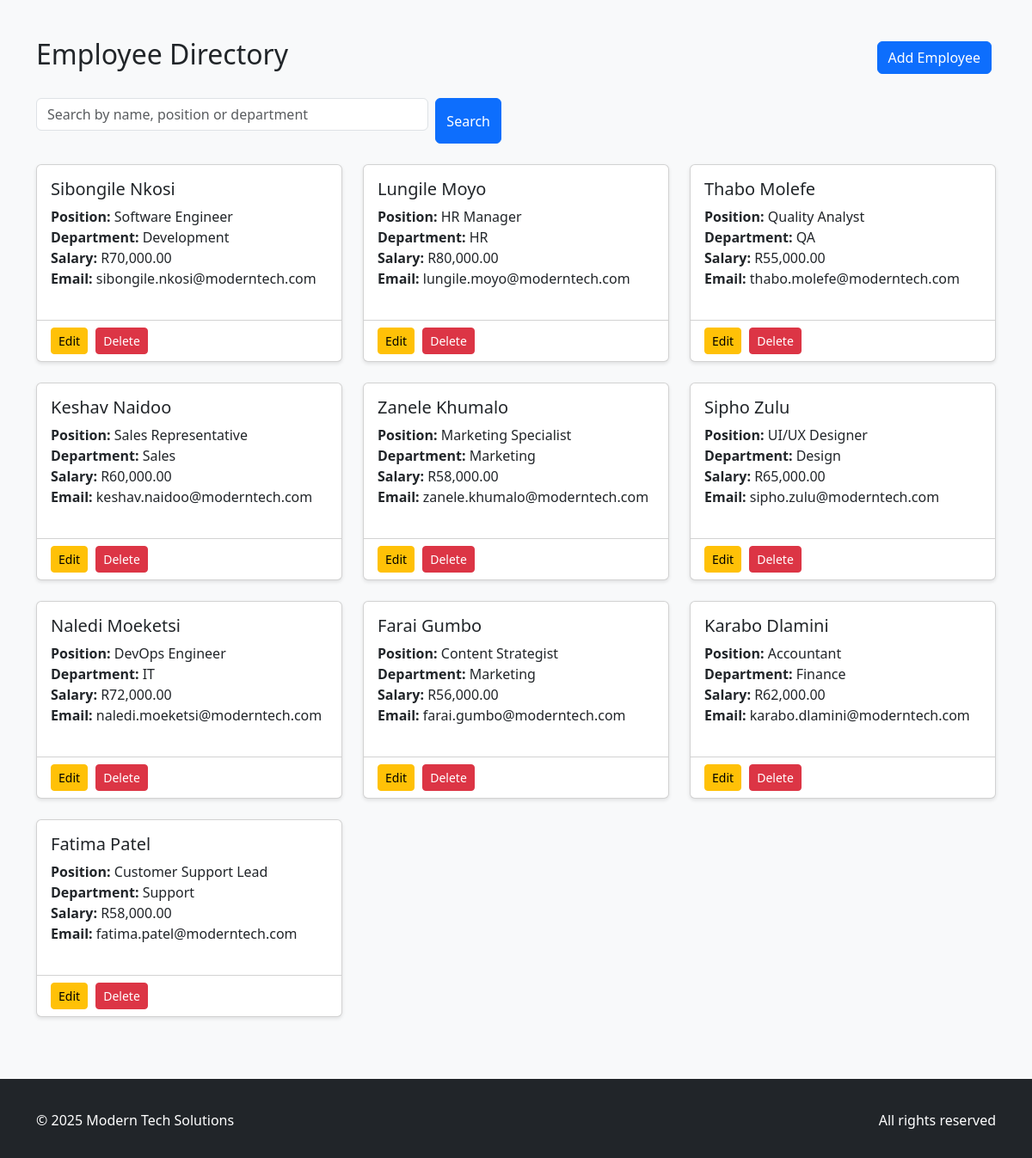
/pages/employees.php, run on the app's committed database.
### tables this page shows
CREATE TABLE Employee (
    employeeId INT PRIMARY KEY AUTO_INCREMENT,
    name VARCHAR(255) NOT NULL,
    position VARCHAR(255),
    salary DECIMAL(10, 2),
    employmentHistory TEXT,
    contact VARCHAR(255),
    departmentId INT,
    department VARCHAR(255),
    FOREIGN KEY (departmentId) REFERENCES Department(departmentId)
);

CREATE TABLE Department (
    departmentId INT PRIMARY KEY AUTO_INCREMENT,
    departmentName VARCHAR(255) UNIQUE NOT NULL
);

### classes/Employee.php (called while the page is built, shortened)
<?php
class Employee {
    private $conn;
    public function __construct($db) {
        $this->conn = $db;
    }
    public function getAll() {
        $query = "SELECT e.*, d.departmentName as department
                  FROM Employee e
                  LEFT JOIN Department d ON e.departmentId = d.departmentId";
        $result = $this->conn->query($query);
        return $result->fetch_all(MYSQLI_ASSOC);
    }
}
?>

### pages/employees.php (the view, shortened to what this page needs)
<?php
require_once __DIR__ . '/../includes/config.php';
require_once __DIR__ . '/../classes/Employee.php';
$search = isset($_GET['search']) ? trim($_GET['search']) : '';
$employee = new Employee($conn);
$employees = !empty($search)
    ? $employee->searchEmployees($search)
    : $employee->getAll();
?>
<?php include '../includes/header.php'; ?>
<link rel="stylesheet" href="../assets/css/style.css">
<div class="d-flex justify-content-between align-items-center mb-4">
    <h2>Employee Directory</h2>
    <button class="btn btn-primary" data-bs-toggle="modal" data-bs-target="#addEmployeeModal">
        <i class="bi bi-plus-lg"></i> Add Employee
    </button>
</div>
<?php
$placeholder = "Search by name, position or department";
include '../includes/search_bar.php';
?>
<div class="row">
    <?php if (empty($employees)): ?>
        <div class="col-12">
            <div class="alert alert-info">No employees found.</div>
        </div>
    <?php else: ?>
        <?php foreach ($employees as $emp): ?>
        <div class="col-md-4 mb-4">
            <div class="card h-100">
                <div class="card-body">
                    <h5 class="card-title"><?= htmlspecialchars($emp['name']) ?></h5>
                    <p class="card-text">
                        <strong>Position:</strong> <?= htmlspecialchars($emp['position']) ?><br>
                        <strong>Department:</strong> <?= htmlspecialchars($emp['department']) ?><br>
                        <strong>Salary:</strong> R<?= number_format($emp['salary'], 2) ?><br>
                        <strong>Email:</strong> <?= htmlspecialchars($emp['contact']) ?>
                    </p>
                </div>
                <div class="card-footer bg-transparent">
                    <a href="edit_employee.php?id=<?= $emp['employeeId'] ?>" class="btn btn-sm btn-warning">Edit</a>
                    <a href="delete_employee.php?id=<?= $emp['employeeId'] ?>" class="btn btn-sm btn-danger" onclick="return confirm('Are you sure?')">Delete</a>
                </div>
            </div>
        </div>
        <?php endforeach; ?>
    <?php endif; ?>
</div>
<?php include '../includes/footer.php'; ?>

### includes/header.php (shortened to what this page needs)
<!DOCTYPE html>
<html lang="en">
<head>
    <link href="https://cdn.jsdelivr.net/npm/bootstrap@5.3.0/dist/css/bootstrap.min.css" rel="stylesheet">
    <link href="../assets/css/style.css" rel="stylesheet">
</head>
<body>
    <div class="container mt-4">

### includes/search_bar.php (shortened to what this page needs)
<div class="row mb-4">
    <div class="col-md-6">
        <form method="GET" class="d-flex flex-column flex-sm-row gap-2 w-100">
            <input type="text" name="search" class="form-control flex-grow-1"
                   placeholder="<?= $placeholder ?? 'Search for a person...' ?>"
                   value="<?= htmlspecialchars($_GET['search'] ?? '') ?>">
            <button type="submit" class="btn btn-primary">
                <i class="bi bi-search"></i> Search
            </button>
        </form>
    </div>
</div>

### includes/footer.php (shortened to what this page needs)
    </div>
    <footer class="bg-dark text-white mt-5 py-3">
        <div class="container">
            <div class="row">
                <div class="col-md-6">
                    <p>&copy; <?= date('Y') ?> Modern Tech Solutions</p>
                </div>
                <div class="col-md-6 text-end">
                    <p>All rights reserved</p>
                </div>
            </div>
        </div>
    </footer>
</body>
</html>

### assets/css/style.css (style rules this page uses)
body { font-family: 'Segoe UI', Tahoma, Geneva, Verdana, sans-serif; background-color: #f8f9fa; }
.container { padding-top: 20px; }
.card { margin-bottom: 20px; box-shadow: 0 2px 4px rgba(0,0,0,0.1); }
.form-control { margin-bottom: 15px; }
.btn { margin-right: 5px; }

### data on the page
employee: name "Sibongile Nkosi", position "Software Engineer", departmentId.departmentName "Development", salary "70,000.00", contact "sibongile.nkosi@moderntech.com"
employee: name "Lungile Moyo", position "HR Manager", departmentId.departmentName "HR", salary "80,000.00", contact "lungile.moyo@moderntech.com"
employee: name "Thabo Molefe", position "Quality Analyst", departmentId.departmentName "QA", salary "55,000.00", contact "thabo.molefe@moderntech.com"
employee: name "Keshav Naidoo", position "Sales Representative", departmentId.departmentName "Sales", salary "60,000.00", contact "keshav.naidoo@moderntech.com"
employee: name "Zanele Khumalo", position "Marketing Specialist", departmentId.departmentName "Marketing", salary "58,000.00", contact "zanele.khumalo@moderntech.com"
employee: name "Sipho Zulu", position "UI/UX Designer", departmentId.departmentName "Design", salary "65,000.00", contact "sipho.zulu@moderntech.com"
employee: name "Naledi Moeketsi", position "DevOps Engineer", departmentId.departmentName "IT", salary "72,000.00", contact "naledi.moeketsi@moderntech.com"
employee: name "Farai Gumbo", position "Content Strategist", departmentId.departmentName "Marketing", salary "56,000.00", contact "farai.gumbo@moderntech.com"
employee: name "Karabo Dlamini", position "Accountant", departmentId.departmentName "Finance", salary "62,000.00", contact "karabo.dlamini@moderntech.com"
employee: name "Fatima Patel", position "Customer Support Lead", departmentId.departmentName "Support", salary "58,000.00", contact "fatima.patel@moderntech.com"
